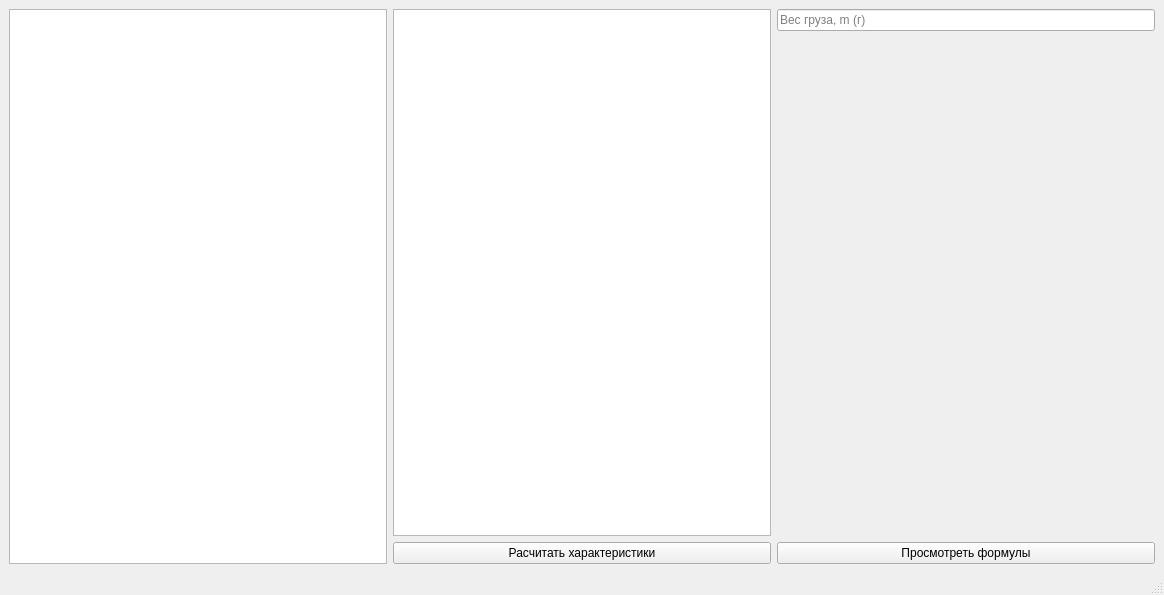
<?xml version="1.0" encoding="UTF-8"?>
<ui version="4.0">
 <class>MainWindow</class>
 <widget class="QMainWindow" name="MainWindow">
  <property name="geometry">
   <rect>
    <x>0</x>
    <y>0</y>
    <width>1164</width>
    <height>595</height>
   </rect>
  </property>
  <property name="windowTitle">
   <string>SimuPhysics</string>
  </property>
  <widget class="QWidget" name="centralwidget">
   <layout class="QHBoxLayout" name="horizontalLayout_2">
    <item>
     <layout class="QHBoxLayout" name="horizontalLayout">
      <item>
       <widget class="QTextBrowser" name="textBrowser_2"/>
      </item>
     </layout>
    </item>
    <item>
     <layout class="QVBoxLayout" name="verticalLayout_2">
      <item>
       <widget class="QTextBrowser" name="textBrowser"/>
      </item>
      <item>
       <widget class="QPushButton" name="getValues">
        <property name="text">
         <string>Расчитать характеристики</string>
        </property>
       </widget>
      </item>
     </layout>
    </item>
    <item>
     <layout class="QVBoxLayout" name="verticalLayout">
      <item>
       <widget class="QLineEdit" name="massEdit_M">
        <property name="placeholderText">
         <string>Вес груза, m (г)</string>
        </property>
       </widget>
      </item>
      <item>
       <spacer name="verticalSpacer">
        <property name="orientation">
         <enum>Qt::Vertical</enum>
        </property>
        <property name="sizeHint" stdset="0">
         <size>
          <width>20</width>
          <height>40</height>
         </size>
        </property>
       </spacer>
      </item>
      <item>
       <widget class="QPushButton" name="infoBtn">
        <property name="cursor">
         <cursorShape>PointingHandCursor</cursorShape>
        </property>
        <property name="text">
         <string>Просмотреть формулы</string>
        </property>
       </widget>
      </item>
     </layout>
    </item>
   </layout>
  </widget>
  <widget class="QMenuBar" name="menubar">
   <property name="geometry">
    <rect>
     <x>0</x>
     <y>0</y>
     <width>1164</width>
     <height>22</height>
    </rect>
   </property>
  </widget>
  <widget class="QStatusBar" name="statusbar"/>
 </widget>
 <resources/>
 <connections/>
</ui>
